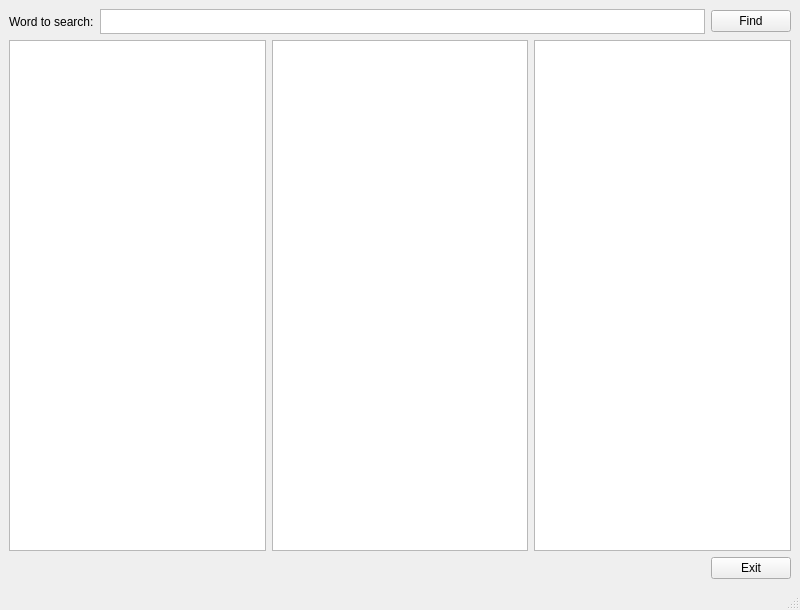
<?xml version="1.0" encoding="UTF-8"?>
<ui version="4.0">
 <class>MainWindow</class>
 <widget class="QMainWindow" name="MainWindow">
  <property name="geometry">
   <rect>
    <x>0</x>
    <y>0</y>
    <width>800</width>
    <height>610</height>
   </rect>
  </property>
  <property name="windowTitle">
   <string>lesson_12</string>
  </property>
  <widget class="QWidget" name="centralwidget">
   <layout class="QVBoxLayout" name="verticalLayout_2">
    <item>
     <layout class="QHBoxLayout" name="horizontalLayout_3">
      <item>
       <widget class="QLabel" name="label">
        <property name="text">
         <string>Word to search:</string>
        </property>
       </widget>
      </item>
      <item>
       <widget class="QPlainTextEdit" name="plainTextEdit">
        <property name="sizePolicy">
         <sizepolicy hsizetype="Expanding" vsizetype="Fixed">
          <horstretch>0</horstretch>
          <verstretch>0</verstretch>
         </sizepolicy>
        </property>
        <property name="minimumSize">
         <size>
          <width>0</width>
          <height>25</height>
         </size>
        </property>
        <property name="maximumSize">
         <size>
          <width>16777215</width>
          <height>25</height>
         </size>
        </property>
        <property name="verticalScrollBarPolicy">
         <enum>Qt::ScrollBarAlwaysOff</enum>
        </property>
       </widget>
      </item>
      <item>
       <widget class="QPushButton" name="pushButton_2">
        <property name="text">
         <string>Find</string>
        </property>
       </widget>
      </item>
     </layout>
    </item>
    <item>
     <layout class="QHBoxLayout" name="horizontalLayout_4">
      <item>
       <widget class="QGraphicsView" name="graphicsView1"/>
      </item>
      <item>
       <widget class="QGraphicsView" name="graphicsView2"/>
      </item>
      <item>
       <widget class="QGraphicsView" name="graphicsView3"/>
      </item>
     </layout>
    </item>
    <item>
     <layout class="QHBoxLayout" name="horizontalLayout_5">
      <item>
       <spacer name="horizontalSpacer">
        <property name="orientation">
         <enum>Qt::Horizontal</enum>
        </property>
        <property name="sizeHint" stdset="0">
         <size>
          <width>40</width>
          <height>20</height>
         </size>
        </property>
       </spacer>
      </item>
      <item>
       <widget class="QPushButton" name="pushButton">
        <property name="text">
         <string>Exit</string>
        </property>
       </widget>
      </item>
     </layout>
    </item>
   </layout>
  </widget>
  <widget class="QStatusBar" name="statusbar"/>
 </widget>
 <resources/>
 <connections/>
</ui>
